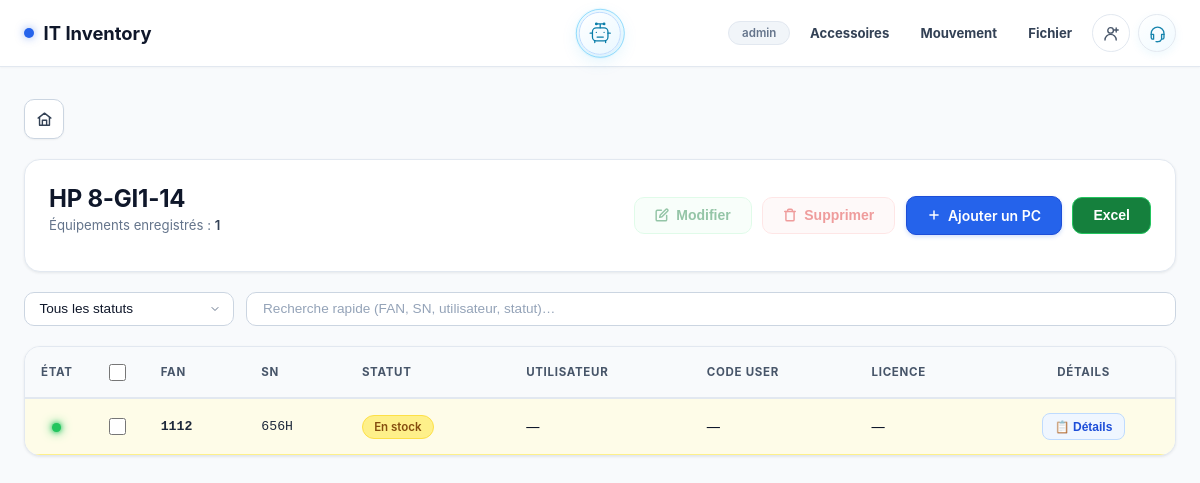
Page /model/hp-8-gi1-14 (signed in) on the committed database.
### tables this page shows
CREATE TABLE app_users (
            id INTEGER PRIMARY KEY AUTOINCREMENT,
            username TEXT NOT NULL UNIQUE COLLATE NOCASE,
            password_hash TEXT NOT NULL,
            access_level TEXT NOT NULL CHECK(access_level IN ('read', 'write', 'full')),
            is_admin INTEGER NOT NULL DEFAULT 0,
            created_at TEXT NOT NULL DEFAULT CURRENT_TIMESTAMP
        , email TEXT);

CREATE TABLE inventory (
            id          INTEGER PRIMARY KEY AUTOINCREMENT,
            model_slug  TEXT,
            model_name  TEXT,
            fan         TEXT UNIQUE,
            sn          TEXT,
            statut      TEXT,
            username    TEXT,
            code_user   TEXT,
            license_num TEXT,
            obs         TEXT
        , disque_dur TEXT, etat_clavier TEXT, systeme_operateur TEXT, etat_ecran TEXT, batterie INTEGER, ram TEXT, ports_usb TEXT, pave_tactile TEXT, last_recipient TEXT, assignment_number INTEGER NOT NULL DEFAULT 0);

### app/routes/inventory.py (the view)
@inventory_bp.route('/model/<slug>')
def model_detail(slug):
    rows = get_items_by_slug(slug)
    model_name = rows[0]['model_name'] if rows else slug.upper()
    items = [{
        'db_id':             r['id'],
        'FAN':               r['fan'],
        'SN':                r['sn'],
        'Statut':            r['statut'],
        "Nom d'utilisateur": r['username'],
        'Code User':         r['code_user'],
        'N° Licence':        r['license_num'],
        'Obs':               r['obs'],
        'disque_dur':        r['disque_dur'],
        'ram':               r['ram'],
        'etat_clavier':      r['etat_clavier'],
        'etat_ecran':        r['etat_ecran'],
        'systeme_operateur': r['systeme_operateur'],
        'ports_usb':         r['ports_usb'],
        'batterie':          r['batterie'],
        'has_details':       bool(r['disque_dur'] or r['etat_clavier'] or r['systeme_operateur'] or r['etat_ecran'] or (r['batterie'] is not None) or r['ram'] or r['ports_usb'] or r['pave_tactile']),
    } for r in rows]
    model_data = {
        'name':        model_name,
        'slug':        slug,
        'total_count': len(items),
        'rows':        items,
    }
    return render_template('model_detail.html', model=model_data)

### app/models/database.py (called while the page is built)
def get_db():
    if 'db' not in g:
        g.db = sqlite3.connect(
            current_app.config['DB_PATH'],
            detect_types=sqlite3.PARSE_DECLTYPES,
        )
        g.db.row_factory = sqlite3.Row
    return g.db

def get_items_by_slug(slug):
    db = get_db()
    rows = db.execute(
        'SELECT * FROM inventory WHERE model_slug = ? ORDER BY id',
        (slug,)
    ).fetchall()
    return rows

### templates/model_detail.html (shortened to what this page needs)
{% extends "base.html" %}
{% block content %}
<div class="page-fade">
    <a href="{{ url_for('inventory.index') }}" class="btn-back home-icon-button" aria-label="Retour à l’accueil" title="Accueil">
        <svg xmlns="http://www.w3.org/2000/svg" width="17" height="17" viewBox="0 0 24 24" fill="none" stroke="currentColor" stroke-width="2" stroke-linecap="round" stroke-linejoin="round" aria-hidden="true"><path d="m3 10 9-7 9 7"/><path d="M5 9v11h14V9M9 20v-7h6v7"/></svg>
    </a>
    <div class="card" style="display:flex;flex-wrap:wrap;justify-content:space-between;align-items:center;gap:1.25rem;margin-bottom:1.25rem;">
        <div>
            <h1 style="font-size:1.5rem;font-weight:700;color:var(--text-primary);margin:0;letter-spacing:-0.01em;">{{ model.name }}</h1>
            <p class="text-muted" style="font-size:0.825rem;margin-top:0.25rem;">
                Équipements enregistrés : <strong style="color:var(--text-secondary);font-weight:600;" id="filteredCount">{{ model.total_count }}</strong>
            </p>
        </div>
        <div style="display:flex;align-items:center;gap:0.65rem;flex-wrap:wrap;">
            {% if current_user.access_level in ['write', 'full'] %}<button type="button" id="btnEditSelected" class="btn btn-toolbar-edit" disabled onclick="handleEditSelected()" title="Cochez une ligne pour la modifier">
                Modifier
            </button>{% endif %}
            {% if current_user.access_level == 'full' %}<button type="button" id="btnDeleteSelected" class="btn btn-toolbar-delete" disabled onclick="handleDeleteSelected()" title="Cochez une ligne pour la supprimer">
                Supprimer
            </button>{% endif %}
            {% if current_user.access_level in ['write', 'full'] %}<a href="{{ url_for('inventory.add_item') }}" class="btn btn-primary">
                <svg xmlns="http://www.w3.org/2000/svg" width="14" height="14" viewBox="0 0 24 24"
                     fill="none" stroke="currentColor" stroke-width="2.5"
                     stroke-linecap="round" stroke-linejoin="round">
                    <path d="M12 5v14M5 12h14"/>
                </svg>
                Ajouter un PC
            </a>{% endif %}
            <button type="button" onclick="exportSelectedRows()" class="btn btn-excel">Excel</button>
        </div>
    </div>
    <div style="display:flex;flex-wrap:wrap;align-items:center;gap:0.75rem;margin-bottom:1.25rem;">
        <div style="min-width:210px;">
            <select id="statusFilter" class="status-filter-select" onchange="filterTable()" style="width:100%;">
                <option value="">Tous les statuts</option>
            </select>
        </div>
        <div style="flex:1;min-width:240px;">
            <input type="text" id="tableSearch" onkeyup="filterTable()" placeholder="Recherche rapide (FAN, SN, utilisateur, statut)…"
                   class="search-input" style="width:100%;">
        </div>
    </div>
</div>
<div class="card" style="padding:0;overflow:hidden;">
    <div style="overflow-x:auto;">
        <table id="inventoryTable" class="inv-table">
            <thead>
                <tr>
                    <th style="width:24px;text-align:center;">État</th>
                    <th style="width:44px;text-align:center;"><input type="checkbox" id="selectAllRows" class="row-select-checkbox" onchange="toggleSelectAllRows(this)" title="Sélectionner tous les ordinateurs" aria-label="Sélectionner tous les ordinateurs"></th>
                    <th>FAN</th>
                    <th>SN</th>
                    <th>Statut</th>
                    <th>Utilisateur</th>
                    <th>Code User</th>
                    <th>Licence</th>
                    <th style="text-align:center;">Détails</th>
                </tr>
            </thead>
            <tbody>
                {% for row in model.rows %}
                {% set s = row['Statut'] %}
                {% set ns = namespace(non_count=0, all_good=true) %}
                {% for key in ['disque_dur', 'ram', 'etat_clavier', 'etat_ecran', 'systeme_operateur', 'ports_usb', 'batterie'] %}
                  {% set value = row.get(key) %}
                  {% set good = (value == 'Oui' if key not in ['ports_usb', 'batterie'] else (value == 'Toutes' if key == 'ports_usb' else (value is not none and value|int >= 50))) %}
                  {% if not good %}{% set ns.non_count = ns.non_count + 1 %}{% set ns.all_good = false %}{% endif %}
                {% endfor %}
                {% if ns.non_count == 0 and ns.all_good %}{% set health='good' %}{% elif ns.non_count > 0 %}{% set health='warning' %}{% else %}{% set health='neutral' %}{% endif %}
                {% if   s == 'En stock'                 %}{% set rc='row-en-stock' %}{% set bc='badge-en-stock' %}
                {% elif s == 'Utilisation hors domaine' %}{% set rc='row-hors'     %}{% set bc='badge-hors'     %}
                {% elif s == 'Free'                     %}{% set rc='row-free'     %}{% set bc='badge-free'     %}
                {% elif s == 'Affecter'                 %}{% set rc='row-affecter' %}{% set bc='badge-affecter' %}
                {% elif s == 'Créé'                     %}{% set rc='row-cree'     %}{% set bc='badge-cree'     %}
                {% else                                 %}{% set rc='row-default'  %}{% set bc='badge-default'  %}{% endif %}
                <tr class="{{ rc }}" data-db-id="{{ row['db_id'] }}" data-statut="{{ row['Statut'] or '' }}">
                    <td style="text-align:center;">{% if row['Statut'] != 'Affecter' %}<span class="health-dot health-{{ health }}" title="{{ ns.non_count }} composant(s) non conforme(s)" aria-label="{{ ns.non_count }} composant(s) non conforme(s)"></span>{% endif %}</td>
                    <td style="text-align:center;" onclick="event.stopPropagation();">
                        <input type="checkbox" class="row-select-checkbox" data-db-id="{{ row['db_id'] }}"
                               onchange="onRowCheckboxChange(this)" title="Sélectionner cet ordinateur">
                    </td>
                    <td class="font-mono" style="font-weight:600;">{{ row['FAN'] if row['FAN'] else '—' }}</td>
                    <td class="font-mono">{{ row['SN'] if row['SN'] else '—' }}</td>
                    <td>
                        {% if row['Statut'] %}
                        <span class="badge {{ bc }}">{{ row['Statut'] }}</span>
                        {% else %}—{% endif %}
                    </td>
                    <td>{{ row["Nom d'utilisateur"] if row["Nom d'utilisateur"] else '—' }}</td>
                    <td>{{ row['Code User'] if row['Code User'] else '—' }}</td>
                    <td>{{ row['N° Licence'] if row['N° Licence'] else '—' }}</td>
                    <td style="text-align:center;" onclick="event.stopPropagation();">
                        {% if row['Statut'] in ['En stock', 'Utilisation hors domaine'] or row.get('has_details') %}
                        <button type="button" class="btn-details" data-db-id="{{ row['db_id'] }}" onclick="openDetailsModal(this.dataset.dbId)" title="Afficher les caractéristiques techniques">
                            📋 Détails
                        </button>
                        {% else %}
                        <span class="text-muted" style="font-size:0.75rem;">—</span>
                        {% endif %}
                    </td>
                </tr>
                {% else %}
                <tr>
                    <td colspan="9" style="padding:2.5rem 1rem;text-align:center;" class="text-muted">
                        Aucun ordinateur trouvé pour ce modèle.
                    </td>
                </tr>
                {% endfor %}
            </tbody>
        </table>
    </div>
</div>
{% endblock %}

### templates/base.html (shortened to what this page needs)
<!DOCTYPE html>
<html lang="fr">
<head>
    <link rel="stylesheet" href="{{ url_for('static', filename='css/main.css') }}">
    <link rel="stylesheet" href="{{ url_for('static', filename='css/animations.css') }}">
</head>
<body>
    <nav class="navbar">
        <div class="navbar-inner">
            <a href="{{ url_for('inventory.index') }}" class="navbar-brand">
                <span class="dot"></span>
                IT Inventory
            </a>
            {% if current_user %}<button type="button" class="ai-assistant-trigger" id="aiAssistantTrigger" aria-label="Ouvrir l’assistant IA d’inventaire" aria-haspopup="dialog" aria-controls="aiAssistantModal" aria-expanded="false">
                <svg viewBox="0 0 32 32" aria-hidden="true"><rect x="6" y="9" width="20" height="17" rx="5"/><path d="M16 4v5M12 4h8M3 16h3m20 0h3M11 15h.01M21 15h.01M12 21h8M9 26v2m14-2v2"/><circle cx="11" cy="4" r="1"/><circle cx="21" cy="4" r="1"/></svg>
                <span class="ai-trigger-pulse" aria-hidden="true"></span>
            </button>{% endif %}
            <div class="navbar-actions">
                {% if current_user %}
                <span class="navbar-badge">{{ current_user.username }}</span>
                <div class="accessories-menu">
                    <a href="#" class="accessories-trigger" onclick="return false;">Accessoires</a>
                </div>
                <div class="accessories-menu movement-menu">
                    <a href="#" class="accessories-trigger" onclick="return false;">Mouvement</a>
                </div>
                {% if current_user.is_admin or current_user.access_level in ['write', 'full'] %}
                <div class="file-menu">
                    <a href="#" class="file-trigger" onclick="return false;">Fichier</a>
                </div>
                {% endif %}
                <div class="contact-menu">
                    <button type="button" class="contact-trigger" aria-label="Contact et options du compte">
                        <svg viewBox="0 0 24 24" aria-hidden="true"><circle cx="12" cy="8" r="3.5"/><path d="M5 20a7 7 0 0 1 14 0M19 5v5m-2.5-2.5h5"/></svg>
                    </button>
                </div>
                <div class="helpdesk-menu">
                    <button type="button" class="helpdesk-menu-trigger" aria-label="Helpdesk menu" aria-haspopup="true">
                        <svg viewBox="0 0 24 24" aria-hidden="true"><path d="M4 13v-1a8 8 0 0 1 16 0v1"/><path d="M4 13h3v6H6a2 2 0 0 1-2-2v-4Zm16 0h-3v6h1a2 2 0 0 0 2-2v-4ZM17 19a5 5 0 0 1-5 3h-1"/><path d="M10 22h2"/></svg>
                    </button>
                </div>
                {% else %}<a class="dashboard-nav-link" href="{{ url_for('auth.login') }}">IT admin</a>{% endif %}
            </div>
        </div>
    </nav>
    <main>
        {% block content %}{% endblock %}
    </main>
</body>
</html>

### static/css/animations.css (style rules this page uses)
.page-fade { animation: fadeUp 0.3s ease both; }
.btn-primary { position: relative; overflow: hidden; }
.btn-primary::after { content: ''; position: absolute; inset: 0; border-radius: inherit; background: rgba(255,255,255,0.15); opacity: 0; transition: opacity 0.2s; }
#inventoryTable tbody tr { animation: rowFadeIn 0.25s ease both; }

### rows in the picture
app_users: username "admin"
inventory: name "HP 8-GI1-14", fan "1112", sn "656H", Statut "En stock", row "—"

### other values in the picture
{{ model.total_count }} "1"
